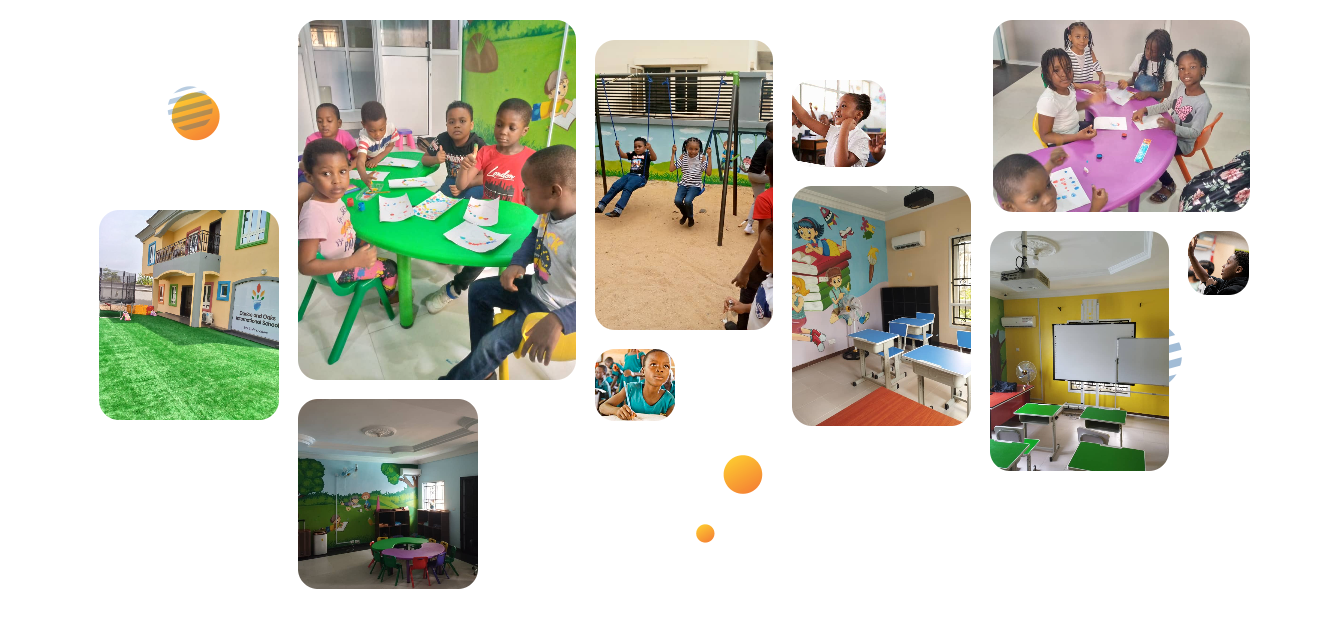
#> input picture _img/img-c.png, 1339 x 636 px
$ python sample.py
#> lines starting #> are read from the running program, lines starting #| are printed output that depends on the picture
import numpy as np
import cv2 as cv

img = cv.imread('../_img/img-c.png',1)
#> img is the input picture: shape (636, 1339, 3); mean B, G, R 194.1, 205, 205.2
height, width = img.shape[:2]
#> height = 636; width = 1339
res = cv.resize(img,(int(width/2), int(height/2)), interpolation = cv.INTER_AREA)
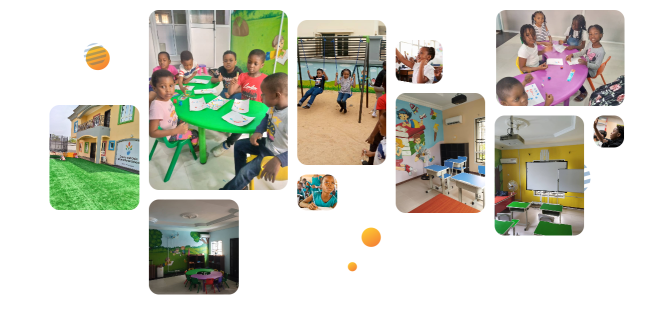
#> res: shape (318, 669, 3); mean B, G, R 194.1, 205, 205.2

cv.imshow("Main Image", img)
cv.imshow("Image", res)
cv.waitKey(0)
cv.destroyAllWindows()
